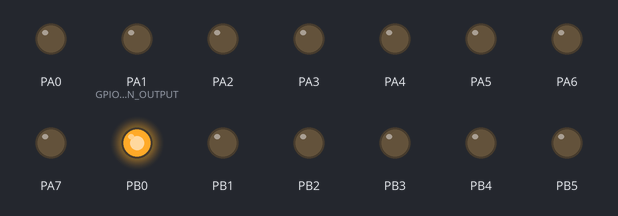
A program run on a simulated ATmega32, built with avr-gcc and emulated at 16 MHz. On the bench: output pins drawn as LEDs (lit = HIGH).

Above: at 0.1 s.
At 4.1 s:
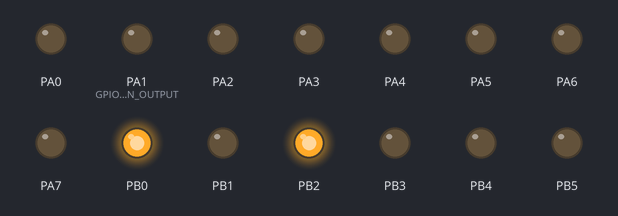
At 9.1 s:
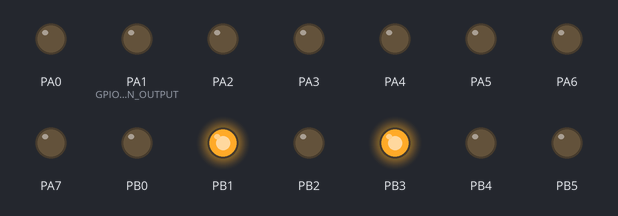
At 19.1 s:
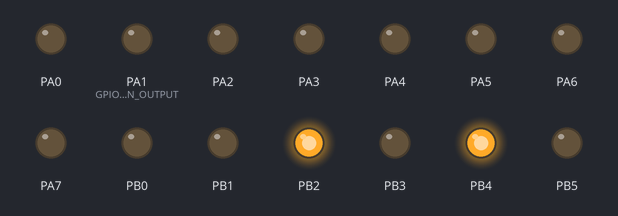
At 29.1 s:
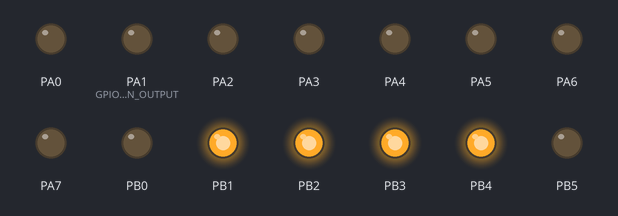
At 39.1 s:
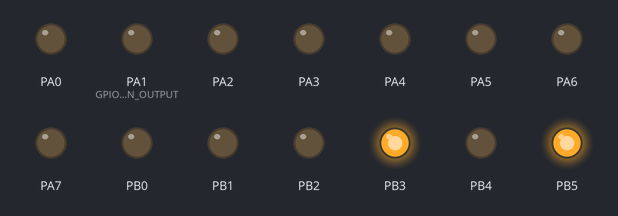
Timing chart, 0 to 40.0 s (numbered marks = the images above):
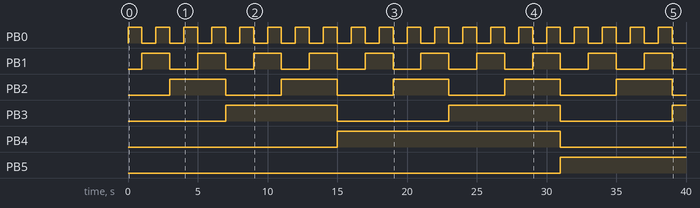

The program:

main.cpp
```cpp
//#include <avr/io.h>

#include "Core/Common/Common.h"
#include "Core/Common/Registers.h"
#include "Core/GPIO/GPIO.h"
//#include "Core/Interrupts/ExternalInterrupt.h"


void toggleLEDYellow()
{
	GPIO::Pin_Toggle(GPIO_IO_PA0);
}

int main(void)
{

	GPIO::Port_Direction(GPIO_PORT_A,GPIO_DIRECTION_OUTPUT);
	GPIO::Port_Direction(GPIO_PORT_B,GPIO_DIRECTION_OUTPUT);

	GPIO::Pin_Set(GPIO_IO_PD2);

	//ExternalInterrupt ExternalINT0(EXTI_PIN_INT0,EXTI_TRIGGER_MODE_FALLING_EDGE,&toggleLEDYellow);


	uint8 counter=0;
    while (1)
    {
		counter++;
		GPIO::Port_Write(GPIO_PORT_B,counter);
		delay_ms(1000);
    }
}


	
```

Common.h
```cpp
#ifndef COMMON_H_
#define COMMON_H_

#define F_CPU 16000000UL //Define Frequency Of CPU 16 MHZ


#include <util/delay.h>

////////////////////////////////////////////////
//Custom Data Types
////////////////////////////////////////////////

#pragma region Data Types

//unsigned(+) integer 8 bit
typedef unsigned char uint8;

//unsigned(+) integer 16 bit
typedef unsigned short uint16;

//unsigned(+) integer 32 bit
typedef unsigned int uint32;

//unsigned(+) integer 64 bit
typedef unsigned long uint64;

//signed(+-) integer 8 bit
typedef signed char sint8;

//signed(+-) integer 16 bit
typedef signed short sint16;

//signed(+-) integer 32 bit
typedef signed int sint32;

//signed(+-) integer 64 bit
typedef signed long sint64;

#pragma endregion Data Types


////////////////////////////////////////////////
//Times Operations
////////////////////////////////////////////////

#pragma region Times Operations


//Delay Timer For Mills Seconds (ms)
#define delay_ms(millis) _delay_ms(millis)

//Delay Timer For Micro Seconds (us)
#define delay_us(micros) _delay_us(micros)

#pragma endregion Times Operations


#endif /* COMMON_H_ */
```

Registers.h
```cpp
#ifndef REGISTERS_H_
#define REGISTERS_H_

////////////////////////////////////////////
//GPIO Registers
////////////////////////////////////////////

#pragma region GPIO Registers

#define IO_REG_PORTA 0x39				//Memory Address Of PINA [ATMEGA32] as HexDecimal
#define IO_REG_PORTB 0x36				//Memory Address Of PINB [ATMEGA32] as HexDecimal
#define IO_REG_PORTC 0x33				//Memory Address Of PINC [ATMEGA32] as HexDecimal
#define IO_REG_PORTD 0x30				//Memory Address Of PIND [ATMEGA32] as HexDecimal

#pragma endregion GPIO Registers

////////////////////////////////////////////
//Status Register
////////////////////////////////////////////

#pragma region Status Registers

//Bit7 : Global Interrupt Enable Flag
//Bit6 : Bit Copy Storage Flag
//Bit5 : Half Carry Flag
//Bit4 : Sign Flag
//Bit3 : Overflow Flag
//Bit2 : Negative Flag
//Bit1 : Zero Flag
//Bit0 : Carry Flag

//Address of Register (Status Register)
#define STATUS_REG_SREG *((volatile uint8*) 0x5F)

#pragma endregion Status Registers

////////////////////////////////////////////
//ADC Registers (Analog To Digital Converters)
////////////////////////////////////////////

#pragma region ADC Registers

#define ADC_REG_ADCL *((volatile uint8*) 0x24)		//Address of Register (ADC Data Register Low)
#define ADC_REG_ADCH *((volatile uint8*) 0x25)      //Address of Register (ADC Data Register High)
#define ADC_REG_ADCLH *((volatile uint16*) 0x24)    //Read Data 16 Bit From ADC Data Register LOW+High
#define ADC_REG_ADCSRA *((volatile uint8*) 0x26)	//Address of Register (ADC Control and Status Register)
#define ADC_REG_ADMUX *((volatile uint8*) 0x27)		//Address of Register (ADC Multiplexer Selection Register)
#define ADC_REG_SFIOR *((volatile uint8*) 0x50)		//Address of Register (Special Function Input/Output Register)


#pragma endregion ADC Registers

////////////////////////////////////////////
//Interrupts Registers
////////////////////////////////////////////

#pragma region Interrupts Registers


//Address of Register (MCU Control Register)
#define INTERRUPT_REG_MCUCR *((volatile uint8*) 0x55)

//Address of Register (MCU Control and Status Register)
#define INTERRUPT_REG_MCUCSR *((volatile uint8*) 0x54)

//Address of Register (General Interrupt Control Register)
#define INTERRUPT_REG_GICR *((volatile uint8*) 0x5B)

//Address of Register (General Interrupt Flag Register)
#define INTERRUPT_REG_GIFR *((volatile uint8*) 0x5A)


//Address of Register (Timer Interrupt Flag Register)
#define INTERRUPT_REG_TIFR *((volatile uint8*) 0x58)

//Address of Register (Timer Interrupt Enable Register)
#define INTERRUPT_REG_TIMSK *((volatile uint8*) 0x59)

#pragma endregion Interrupts Registers

////////////////////////////////////////////
//EEPROM Registers
////////////////////////////////////////////

#pragma region EEPROM Registers

//Atmega32 has 1024 Bytes (1KB) EEPROM
//So it will need address of 2^10=1024 mean 10 Bits so first 8 Bit will store on Low Address Register (EEARL) and Reminder 2 will store in High Address Register (EEARH)

/*
(EEPROM Control Register)
use this Register to Control EEPROM Features like
EERIE (Bit3): (EEPROM Ready Interrupt Enable) set to 1 to enable otherwise set 0 to disable
EEMWE (Bit2): (EEPROM Master Write Enable) set to 1 to write data stored inside register (EEDR) to EEPROM Address stored inside Registers (EEARH + EEARL) , otherwise set to 0
EEWE  (Bit1): (EEPROM Write Enable) set to 1 to write data stored inside register (EEDR) to EEPROM Address stored inside Registers (EEARH + EEARL) , otherwise set to 0
EERE  (Bit0): (EEPROM Read Enable) set to 1 to Read data for EEPROM Address stored inside Registers (EEARH + EEARL) and store it inside Data Register (EEDR) , otherwise set to 0
*/
//Memory Address of Register (EEPROM Control Register) control EEPROM Features like (Enable EEPROM Interrupt ,Enable Read Data , Enable Write Data )
#define EEPROM_REG_EECR *((volatile uint8*) 0x3C)

//Memory Address of Register (EEPROM Data Register) Hold Data to be (Read/Write) inside EEPROM Address
#define EEPROM_REG_EEDR *((volatile uint8*) 0x3D)

//Memory Address of Register (EEPROM Address Register Low 8 Bits)
#define EEPROM_REG_EEARL *((volatile uint8*) 0x3E)

//Memory Address of Register (EEPROM Address Register HIGH 2 Bits)
#define EEPROM_REG_EEARH *((volatile uint8*) 0x3F)

//Memory Address of Register (EEPROM Address Register High+Low [EEAR])
#define EEPROM_REG_EEAR EEAR


#pragma endregion EEPROM Registers

////////////////////////////////////////////
//Timers Registers
////////////////////////////////////////////

#pragma region Timers Registers

/*
AtMega32A Timer
---------------
//Atmega32 has 3 Timers
//Timer0 : 8 Bit Register used for Timers,Counter
//Timer1 : 16 Bit Register used for Timers,Counter
//Timer2 : 8 Bit Register used for Timers Only

Timer Registers
---------------
- Registers For Hold Time Value like:
  TCNT0 : For Timer0 , its 8 Bit Register hold value from 0:255
  TCNT1 : For Timer1 , its 16 Bit Register hold value from 0:65536
  TCNT2 : For Timer2 , its 8 Bit Register hold value from 0:255

- Registers For Hold Compare Value like:
  OCR0  : For Compare With Timer0
  OCR1A : For Compare with Timer1 A Channel
  OCR1B : For Compare with Timer1 B Channel
  OCR2  : For Compare With Timer2

- Registers For Control Timers like:
  TCCR0 : For Control Timer0
  TCCR1A: For Control Timer1 A Channel
  TCCR1B: For Control Timer1 B Channel
  TCCR2 : For Control Timer2

- Registers For Interrupt Timers Like:
  TIFR  : For Control Interrupt with Timers 0,1,2

*/

//Memory Address of Register (EEPROM Control Register) control EEPROM Features like (Enable EEPROM Interrupt ,Enable Read Data , Enable Write Data )
#define TIMER_REG_TCNT0 *((volatile uint8*) 0x52)       //Timer0 Value Register
#define TIMER_REG_TCNT1L *((volatile uint8*) 0x4C)		//Timer1 Low Byte Value Register
#define TIMER_REG_TCNT1H *((volatile uint8*) 0x4D)		//Timer1 High Byte Value Register
#define TIMER_REG_TCNT2 *((volatile uint8*) 0x44)		//Timer2 Value Register

#define TIMER_REG_OCR0 *((volatile uint8*) 0x5C)		//Timer0 Output Compare Register
#define TIMER_REG_OCR1AH *((volatile uint8*) 0x4B)		//Timer1 Output Compare Register A High Byte
#define TIMER_REG_OCR1AL *((volatile uint8*) 0x4A)		//Timer1 Output Compare Register A Low Byte
#define TIMER_REG_OCR1BH *((volatile uint8*) 0x49)		//Timer1 Output Compare Register B High Byte
#define TIMER_REG_OCR1BL *((volatile uint8*) 0x48)		//Timer1 Output Compare Register B Low Byte
#define TIMER_REG_OCR2 *((volatile uint8*) 0x43)		//Timer2 Output Compare Register

#define TIMER_REG_TCCR0 *((volatile uint8*) 0x53)		//Timer0 Control Register
#define TIMER_REG_TCCR1A *((volatile uint8*) 0x4F)		//Timer1 Control Register A Channel
#define TIMER_REG_TCCR1B *((volatile uint8*) 0x4E)		//Timer1 Control Register B Channel
#define TIMER_REG_TCCR2 *((volatile uint8*) 0x45)		//Timer2 Control Register

#define TIMER_REG_ICR1H *((volatile uint8*) 0x47)		//Timer1 Input Capture Register High Byte
#define TIMER_REG_ICR1L *((volatile uint8*) 0x46)		//Timer1 Input Capture Register LOW Byte


#pragma endregion Timers Registers

#endif /* REGISTERS_H_ */
```

GPIO.h
```cpp
#ifndef GPIO_H_
#define GPIO_H_

/*
AVR Registers ------------------------
DDR : this register used to set Direction of Port (Input/Output) like : [DDRA,DDRB,DDRC,DDRD] so set 1 mean output , set 0 mean input ,every pin take this example [DDA0:DDA7]
GPIO_PORT: this register used to write low/high for pins set 1 for high , set 0 for low like [PORTA,PORTB,PORTC,PORTD] ,every pin take this example [PORTA0:PORTA7]
GPIO_PIN : this register used to read pin Input status where 0 mean low , 1 mean high like [PINA,PINB,PINC,PIND] , every pin take this example [PINA0:PINA7]
*/

////////////////////////////////////////////
//ENUMS
////////////////////////////////////////////

#pragma region ENUMS

//Define The Port ID
typedef enum
{
	GPIO_PORT_A,
	GPIO_PORT_B,
	GPIO_PORT_C,
	GPIO_PORT_D
}GPIO_PORT;

//Define The Pin ID
typedef enum
{
	GPIO_PIN_0=0,
	GPIO_PIN_1=1,
	GPIO_PIN_2=2,
	GPIO_PIN_3=3,
	GPIO_PIN_4=4,
	GPIO_PIN_5=5,
	GPIO_PIN_6=6,
	GPIO_PIN_7=7
}GPIO_PIN;

//Define the Port_Pin
typedef enum
{
	GPIO_IO_PA0,
	GPIO_IO_PA1,
	GPIO_IO_PA2,
	GPIO_IO_PA3,
	GPIO_IO_PA4,
	GPIO_IO_PA5,
	GPIO_IO_PA6,
	GPIO_IO_PA7,

	GPIO_IO_PB0,
	GPIO_IO_PB1,
	GPIO_IO_PB2,
	GPIO_IO_PB3,
	GPIO_IO_PB4,
	GPIO_IO_PB5,
	GPIO_IO_PB6,
	GPIO_IO_PB7,

	GPIO_IO_PC0,
	GPIO_IO_PC1,
	GPIO_IO_PC2,
	GPIO_IO_PC3,
	GPIO_IO_PC4,
	GPIO_IO_PC5,
	GPIO_IO_PC6,
	GPIO_IO_PC7,

	GPIO_IO_PD0,
	GPIO_IO_PD1,
	GPIO_IO_PD2,
	GPIO_IO_PD3,
	GPIO_IO_PD4,
	GPIO_IO_PD5,
	GPIO_IO_PD6,
	GPIO_IO_PD7

}GPIO_IO;


//Define the Data Direction
typedef enum
{
	GPIO_DIRECTION_INPUT,
	GPIO_DIRECTION_OUTPUT,
	GPIO_DIRECTION_PULLUP
}GPIO_DIRECTION;

//Define the Data Status
typedef enum
{
	GPIO_VALUE_LOW,
	GPIO_VALUE_HIGH,
	GPIO_VALUE_UnKnown,
	GPIO_VALUE_TOGGLE
}GPIO_VALUE;


#pragma endregion ENUMS

////////////////////////////////////////////
//BitsWise Operations
////////////////////////////////////////////

#pragma region BitWise Operations


//Bits Operations ---------------

//Set 1 inside Bit For Register
#define BITWISE_SET_BIT(register,bitNumber) register |= (1<<bitNumber)

//Set 0 inside Bit For Register
#define BITWISE_CLEAR_BIT(register,bitNumber) register &= ~(1<<bitNumber)

//Toggle Bit Value For Register
#define BITWISE_TOGGLE_BIT(register,bitNumber) register ^= (1<<bitNumber)

//Read Bit Value 1 or 0
#define BITWISE_GET_BIT(register,bitNumber) ((register>>bitNumber) & 0x01)

//Read High Byte Value From 16Bits
#define BITWISE_GET_HIGH_BYTE(register_16_Bits) (register_16_Bits>>8)

//Read LOW Byte Value From 16Bits
#define BITWISE_GET_LOW_BYTE(register_16_Bits) (register_16_Bits & 0x00FF)


//Registers Operations --------------

//Set 1 inside Port For Register
#define BITWISE_SET_REGISTER(register) register = 0xff

//Set 0 inside Port For Register
#define BITWISE_CLEAR_REGISTER(register) register = 0x00

//Toggle Bit Value For Register
#define BITWISE_TOGGLE_REGISTER(register) register ^= 0xff


#pragma endregion BitWise Operations


class GPIO
{

	public:

	////////////////////////////////////////////
	//Port Operations
	////////////////////////////////////////////

	//Set Direction Of Port INPUT/OUTPUT
	static void Port_Direction(GPIO_PORT port,GPIO_DIRECTION direction);

	//Write Value over Port pins
	static void Port_Write(GPIO_PORT port,unsigned char value);

	//Write High/LOW/Toggle Over Port pins
	static void Port_Write(GPIO_PORT port,GPIO_VALUE value);

	//Read Port Value (Byte)
	static char Port_Read(GPIO_PORT port);


	////////////////////////////////////////////
	//Pin Operations
	////////////////////////////////////////////


	//Set Direction Of Pin INPUT/OUTPUT
	static void Pin_Direction(GPIO_PORT port,GPIO_PIN pin,GPIO_DIRECTION direction);

	//Set Direction Of Pin INPUT/OUTPUT
	static void Pin_Direction(GPIO_IO pin,GPIO_DIRECTION direction);

	//Write High/LOW/Toggle Over pin
	static void Pin_Write(GPIO_PORT port,GPIO_PIN pin,GPIO_VALUE value);

	//Write High/LOW/Toggle Over pin
	static void Pin_Write(GPIO_IO pin,GPIO_VALUE value);


	//Write High Over pin
	static void Pin_Set(GPIO_PORT port,GPIO_PIN pin);

	//Write High Over pin
	static void Pin_Set(GPIO_IO pin);


	//Write LOW Over pin
	static void Pin_Clear(GPIO_PORT port,GPIO_PIN pin);

	//Write LOW Over pin
	static void Pin_Clear(GPIO_IO pin);


	//Write Toggle Over pin
	static void Pin_Toggle(GPIO_PORT port,GPIO_PIN pin);

	//Write Toggle Over pin
	static void Pin_Toggle(GPIO_IO pin);


	//Read Pin Value (HIGH/LOW)
	static GPIO_VALUE Pin_Read(GPIO_PORT port,GPIO_PIN pin);

	//Read Pin Value (HIGH/LOW)
	static GPIO_VALUE Pin_Read(GPIO_IO pin);

};


#endif /* GPIO_H_ */
```

Source omitted: GPIO.cpp (39185 bytes)

Measured:
- by itself, PB0: alternates HIGH for 1.0 s and LOW for 1.0 s
- by itself, PB1: alternates HIGH for 2.0 s and LOW for 2.0 s
- by itself, PB2: alternates HIGH for 4.0 s and LOW for 4.0 s
- by itself, PB3: alternates HIGH for 8.0 s and LOW for 8.0 s
- by itself, PB4: LOW → HIGH at 15.0 s, → LOW 16.0 s later
- by itself, PB5: LOW → HIGH at 31.0 s
